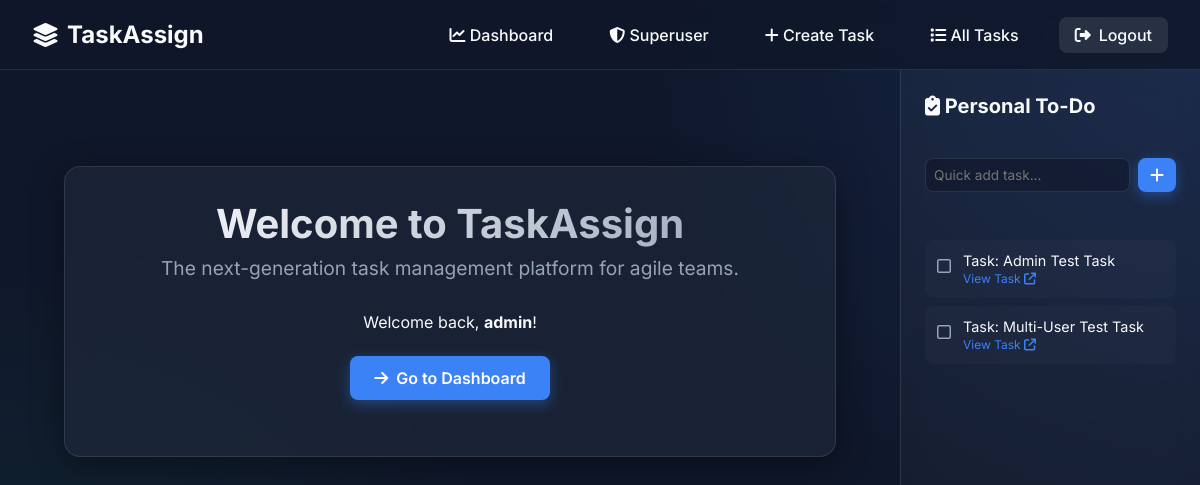
The page / (signed in) on the database its author committed.
### main/models.py (models this page shows, shortened)
class User(AbstractUser):
    role = models.CharField(max_length=20, choices=ROLE_CHOICES, default="frontend")

class PersonalTodo(models.Model):
    user = models.ForeignKey(
        User, on_delete=models.CASCADE, related_name="personal_todos"
    )
    task = models.ForeignKey(Task, on_delete=models.CASCADE, null=True, blank=True)
    text = models.CharField(max_length=255)
    is_completed = models.BooleanField(default=False)
    created_at = models.DateTimeField(auto_now_add=True)

### main/views.py (the view)
# urls.py: 2. Add a URL to urlpatterns:  path('', views.home, name='home')
def home(request):
    return render(request, "main/home.html")

### main/context_processors.py (called while the page is built)
def personal_todos(request):
    if request.user.is_authenticated:
        return {
            "sidebar_todos": request.user.personal_todos.select_related("task")
            .all()
            .order_by("is_completed", "-created_at")
        }
    return {"sidebar_todos": []}

### main/templates/main/home.html
{% extends "main/base.html" %}
{% block content %}
<div class="glass-panel text-center mt-4">
    <h1 class="page-title mb-2">Welcome to TaskAssign</h1>
    <p class="mb-4" style="color: var(--text-muted); font-size: 1.2rem;">
        The next-generation task management platform for agile teams.
    </p>
    {% if user.is_authenticated %}
        <div class="mb-3">
            <p class="mb-3">Welcome back, <strong>{{ user.username }}</strong>!</p>
            <a href="{% url 'dashboard' %}" class="btn btn-primary">
                <i class="fa-solid fa-arrow-right"></i> Go to Dashboard
            </a>
        </div>
    {% else %}
        <div style="display: flex; gap: 1rem; justify-content: center;">
            <a href="{% url 'login' %}" class="btn btn-secondary">Login</a>
            <a href="{% url 'register' %}" class="btn btn-primary">Get Started</a>
        </div>
    {% endif %}
</div>
{% endblock %}

### main/templates/main/base.html (shortened to what this page needs)
{% load static %}
<!DOCTYPE html>
<html lang="en">
<head>
    <link rel="stylesheet" href="https://cdnjs.cloudflare.com/ajax/libs/font-awesome/6.4.0/css/all.min.css">
    <link rel="stylesheet" href="{% static 'main/css/style.css' %}">
</head>
<body>
    <nav class="navbar">
        <a href="{% url 'home' %}" class="nav-brand">
            <i class="fa-solid fa-layer-group"></i> TaskAssign
        </a>
        <ul class="nav-links" id="nav-links">
            {% if user.is_authenticated %}
                <li><a href="{% url 'dashboard' %}"><i class="fa-solid fa-chart-line"></i> Dashboard</a></li>
                {% if user.is_superuser %}
                    <li><a href="{% url 'superuser_dashboard' %}"><i class="fa-solid fa-shield-halved"></i> Superuser</a></li>
                    <li><a href="{% url 'create_task' %}"><i class="fa-solid fa-plus"></i> Create Task</a></li>
                {% endif %}
                <li><a href="{% url 'task_list' %}"><i class="fa-solid fa-list"></i> All Tasks</a></li>
                <li><a href="{% url 'logout' %}" class="btn btn-secondary"><i class="fa-solid fa-right-from-bracket"></i> Logout</a></li>
            {% else %}
                <li><a href="{% url 'login' %}"><i class="fa-solid fa-right-to-bracket"></i> Login</a></li>
                <li><a href="{% url 'register' %}" class="btn btn-primary"><i class="fa-solid fa-user-plus"></i> Register</a></li>
            {% endif %}
        </ul>
    </nav>
    <div class="layout-wrapper">
        <div class="main-content">
            <div class="container">
                {% block content %}
                {% endblock %}
            </div>
        </div>
        {% if user.is_authenticated %}
        <aside class="sidebar">
            <h3 style="font-size: 1.25rem; margin-bottom: 1rem;"><i class="fa-solid fa-clipboard-check"></i> Personal To-Do</h3>
            <form action="{% url 'add_todo' %}" method="POST" style="margin-bottom: 1.5rem;">
                <div style="display: flex; gap: 0.5rem;">
                    <input type="text" name="todo_text" placeholder="Quick add task..." required style="padding: 0.5rem; font-size: 0.85rem;">
                    <button type="submit" class="btn btn-primary" style="padding: 0.5rem 0.75rem;"><i class="fa-solid fa-plus"></i></button>
                </div>
            </form>
            <div class="todo-list">
                {% for todo in sidebar_todos %}
                <div class="todo-item {% if todo.is_completed %}todo-completed{% endif %}">
                    <a href="{% url 'toggle_todo' todo.id %}" class="todo-checkbox">
                        {% if todo.is_completed %}
                            <i class="fa-solid fa-square-check" style="color: var(--success-color);"></i>
                        {% else %}
                            <i class="fa-regular fa-square" style="color: var(--text-muted);"></i>
                        {% endif %}
                    </a>
                    <div class="todo-text">
                        {{ todo.text }}
                        {% if todo.task %}
                        <br>
                        <small style="color: var(--accent-color); font-size: 0.75rem;">
                            <a href="{% url 'task_detail' todo.task.id %}" style="color: inherit;">View Task <i class="fa-solid fa-arrow-up-right-from-square"></i></a>
                        </small>
                        {% endif %}
                    </div>
                </div>
                {% empty %}
                <p style="color: var(--text-muted); font-size: 0.9rem; text-align: center;">No tasks yet.</p>
                {% endfor %}
            </div>
        </aside>
        {% endif %}
    </div>
</body>
</html>

### main/static/main/css/style.css (style rules this page uses)
:root { --bg-color: #0f172a; --text-color: #f8fafc; --text-muted: #94a3b8; --accent-color: #3b82f6; --accent-hover: #2563eb; --glass-bg: rgba(30, 41, 59, 0.7); --glass-border: rgba(255, 255, 255, 0.1); --card-shadow: 0 8px 32px 0 rgba(0, 0, 0, 0.37); --danger-color: #ef4444; --success-color: #10b981; --warning-color: #f59e0b; }
* { margin: 0; padding: 0; box-sizing: border-box; font-family: 'Inter', sans-serif; }
body { background-color: var(--bg-color); color: var(--text-color); min-height: 100vh; display: flex; flex-direction: column; background-image: radial-gradient(circle at top right, rgba(59, 130, 246, 0.15), transparent 40%), radial-gradient(circle at bottom left, rgba(16, 185, 129, 0.1), transparent 40%); background-attachment: fixed; }
a { color: var(--accent-color); text-decoration: none; transition: color 0.2s ease; }
.glass-panel { background: var(--glass-bg); backdrop-filter: blur(12px); -webkit-backdrop-filter: blur(12px); border: 1px solid var(--glass-border); border-radius: 16px; box-shadow: var(--card-shadow); padding: 2rem; animation: slideUp 0.6s ease-out backwards; }
.navbar { display: flex; justify-content: space-between; align-items: center; padding: 1rem 2rem; background: rgba(15, 23, 42, 0.8); backdrop-filter: blur(10px); border-bottom: 1px solid var(--glass-border); position: sticky; top: 0; z-index: 100; height: 70px; }
.nav-brand { font-size: 1.5rem; font-weight: 700; color: var(--text-color); display: flex; align-items: center; gap: 0.5rem; }
.nav-links { display: flex; list-style: none; gap: 1.5rem; align-items: center; }
.nav-links a { color: var(--text-color); font-weight: 500; padding: 0.5rem 1rem; border-radius: 8px; transition: all 0.3s ease; }
.container { max-width: 1200px; margin: 0 auto; padding: 2rem; flex: 1; width: 100%; }
input[type="text"], input[type="password"], input[type="email"], textarea, select { width: 100%; padding: 0.75rem 1rem; background: rgba(15, 23, 42, 0.6); border: 1px solid var(--glass-border); border-radius: 8px; color: var(--text-color); font-size: 1rem; transition: all 0.3s ease; }
.btn { display: inline-flex; align-items: center; justify-content: center; gap: 0.5rem; padding: 0.75rem 1.5rem; border-radius: 8px; font-weight: 600; cursor: pointer; transition: all 0.3s ease; border: none; font-size: 1rem; }
.btn-primary { background: var(--accent-color); color: white; box-shadow: 0 4px 14px 0 rgba(59, 130, 246, 0.39); }
.btn-secondary { background: rgba(255, 255, 255, 0.1); color: var(--text-color); }
.main-content { animation: fadeIn 0.5s ease-out; }
.text-center { text-align: center; }
.mb-2 { margin-bottom: 1rem; }
.mb-3 { margin-bottom: 1.5rem; }
.mb-4 { margin-bottom: 2rem; }
.mt-4 { margin-top: 2rem; }
.page-title { font-size: 2.5rem; font-weight: 700; margin-bottom: 0.5rem; background: linear-gradient(135deg, #fff, #94a3b8); -webkit-background-clip: text; -webkit-text-fill-color: transparent; }

### main/templates/main/base.html (style rules this page uses)
.layout-wrapper { display: flex; min-height: calc(100vh - 70px); }
.main-content { flex: 1; padding: 2rem; transition: all 0.3s ease; }
.sidebar { width: 300px; background: rgba(255, 255, 255, 0.03); backdrop-filter: blur(10px); border-left: 1px solid var(--glass-border); padding: 1.5rem; display: flex; flex-direction: column; gap: 1.5rem; }
.todo-item { display: flex; align-items: flex-start; gap: 0.75rem; padding: 0.75rem; border-radius: 8px; background: rgba(255, 255, 255, 0.02); margin-bottom: 0.5rem; transition: 0.2s; }
.todo-checkbox { margin-top: 0.25rem; cursor: pointer; }
.todo-text { font-size: 0.9rem; flex: 1; }

### rows shown on the page
User: username "admin"
PersonalTodo: is_completed False (drawn), text "Task: Admin Test Task", shows "View Task"
PersonalTodo: is_completed False (drawn), text "Task: Multi-User Test Task", shows "View Task"
